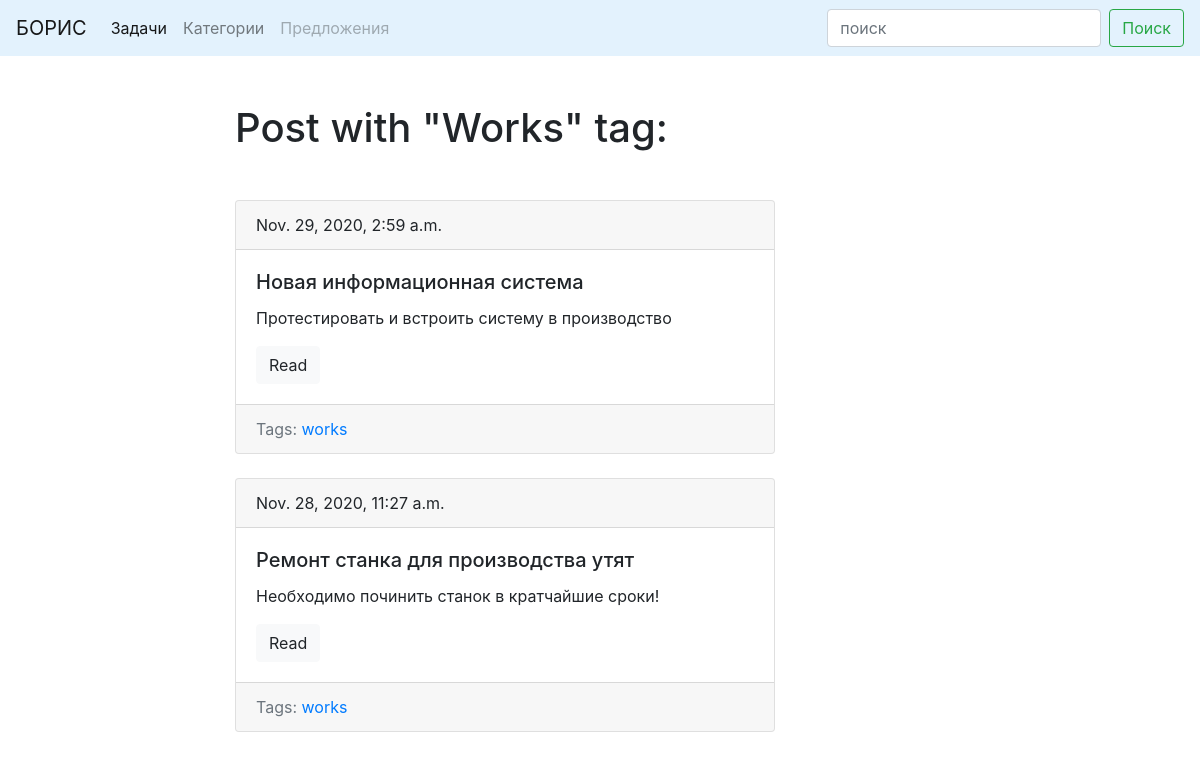
The page /blog/tag/works/ on the database its author committed.
### blog/models.py (models this page shows, shortened)
class Tag(models.Model):
    title = models.CharField(max_length=50)
    slug = models.SlugField(max_length=50, unique=True)
    def get_absolute_url(self):
        return reverse('tag_detail_url', kwargs={'slug': self.slug})
    class Meta:
        ordering = ['title']

class Post(models.Model):
    title = models.CharField(max_length=150, db_index=True)
    slug = models.SlugField(max_length=150, unique=True)
    body = models.TextField(blank=True, db_index=True)
    tags = models.ManyToManyField('Tag', blank=True, related_name='posts')
    users = models.TextField(max_length=150, unique=True)
    date_pub = models.DateTimeField(auto_now_add=True)
    def get_absolute_url(self):
        return reverse('post_detail_url', kwargs={'slug': self.slug})
    class Meta:
        ordering = ['-date_pub']

### blog/views.py (the view)
# urls.py: path('tag/<str:slug>/', TagDetail.as_view(), name='tag_detail_url'),
class TagDetail(ObjectDetailMixin, View):
    model = Tag
    template = 'blog/tag_detail.html'

### blog/utils.py (called while the page is built)
    def get(self, request, slug):
        obj = get_object_or_404(self.model, slug__iexact=slug)
        return render(request, self.template, context={self.model.__name__.lower(): obj, 'admin_object': obj, 'detail': True})

### blog/templates/blog/tag_detail.html (shortened to what this page needs)
{% extends 'blog/base_blog.html' %}
{% block content %}
    <h1 class="mb-5">Post with "{{ tag.title|title }}" tag:</h1>
    {% for post in tag.posts.all %}
        {% include 'blog/includes/post_card_template.html' %}
    {% endfor %}
{% endblock %}

### blog/templates/blog/base_blog.html (shortened to what this page needs)
{% extends 'base.html' %}

### templates/base.html (shortened to what this page needs)
{% load static %}
<!DOCTYPE html>
<html lang="ru">
<head>
    <link rel="stylesheet" href="https://stackpath.bootstrapcdn.com/bootstrap/4.1.2/css/bootstrap.min.css">
    <link rel="stylesheet" href="{% static 'css/styles.css' %}">
</head>
<body>
    <nav class="navbar navbar-expand-lg navbar-light" style="background-color: #e3f2fd;">
        <a class="navbar-brand" href="#">БОРИС</a>
        <div class="collapse navbar-collapse" id="navbarSupportedContent">
            <ul class="navbar-nav mr-auto">
                <li class="nav-item active">
                    <a class="nav-link" href="{% url 'posts_list_url' %}">Задачи</a>
                </li>
                <li class="nav-item">
                    <a class="nav-link" href="{% url 'tags_list_url' %}">Категории</a>
                </li>
                <li class="nav-item">
                    <a class="nav-link disabled" href="#">Предложения</a>
                </li>
            </ul>
            <form class="form-inline my-2 my-lg-0" action="{% url 'posts_list_url' %}">
                <input class="form-control mr-sm-2" type="search" placeholder="поиск" aria-label="Search" name="search">
                <button class="btn btn-outline-success my-2 my-sm-0" type="submit">Поиск</button>
            </form>
        </div>
    </nav>
    <div class="container mt-5">
        <div class="row">
            <div class="col-6 offset-md-2">
                {% block content %}{% endblock %}
            </div>
        </div>
    </div>
</body>
</html>

### blog/templates/blog/includes/post_card_template.html
<div class="card mb-4">
    <div class="card-header">
        {{ post.date_pub }}
    </div>
    <div class="card-body">
        <h5 class="card-title">{{ post.title }}</h5>
        <p class="card-text">{{ post.body|truncatewords:15 }}</p>
        <a href="{{ post.get_absolute_url }}" class="btn btn-light">Read</a>
    </div>
    <div class="card-footer text-muted">
        Tags:
        {% for tag in post.tags.all %}
            <a href="{{ tag.get_absolute_url }}">{{ tag.title }}</a>
        {% endfor %}
    </div>
</div>

### rows shown on the page
Tag: title "Works", title "works"
Post: date_pub "Nov. 29, 2020, 2:59 a.m.", title "Новая информационная система", body "Протестировать и встроить систему в производство"
Post: date_pub "Nov. 28, 2020, 11:27 a.m.", title "Ремонт станка для производства утят", body "Необходимо починить станок в кратчайшие сроки!"
